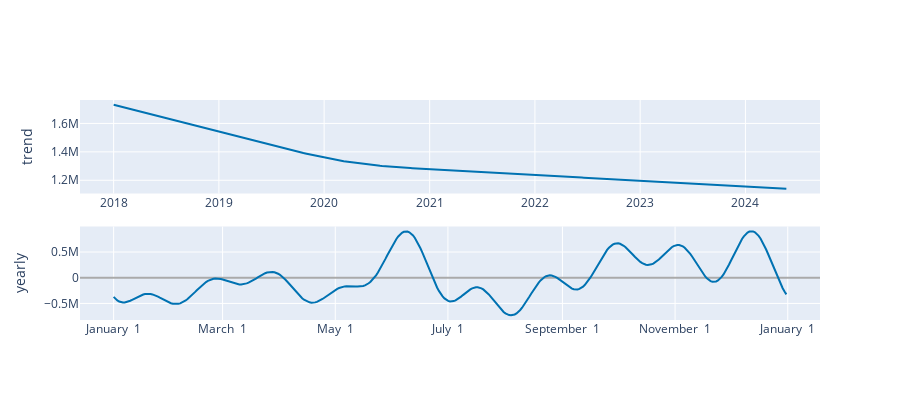

Notebook cell for this chart:
### Code cell
plot_components_plotly(model, forecast)

### Figure 1 — Plotly figure (JSON) as saved in the notebook; plotly's stock layout.template omitted (floating-point values rounded to 4 significant figures; data arrays with more than 128 entries replaced by an {"elided": "..."} marker saying what was removed)
{"data": [{"line": {"color": "#0072B2", "width": 2}, "mode": "lines", "name": "trend", "type": "scatter", "x": {"elided": "390 str values"}, "xaxis": "x", "y": {"elided": "390 float values"}, "yaxis": "y"}, {"line": {"color": "rgba(0, 114, 178, 0.2)", "width": 0}, "mode": "lines", "name": "trend_upper", "type": "scatter", "x": {"elided": "390 str values"}, "xaxis": "x", "y": {"elided": "390 float values"}, "yaxis": "y"}, {"fill": "tonexty", "fillcolor": "rgba(0, 114, 178, 0.2)", "line": {"color": "rgba(0, 114, 178, 0.2)", "width": 0}, "mode": "lines", "name": "trend_lower", "type": "scatter", "x": {"elided": "390 str values"}, "xaxis": "x", "y": {"elided": "390 float values"}, "yaxis": "y"}, {"line": {"color": "#0072B2", "width": 2}, "mode": "lines", "name": "yearly", "type": "scatter", "x": {"elided": "365 str values"}, "xaxis": "x2", "y": {"elided": "365 float values"}, "yaxis": "y2"}], "layout": {"height": 400, "showlegend": false, "width": 900, "xaxis": {"anchor": "y", "domain": [0, 1], "range": ["2017-09-06T08:24:00", "2024-09-15T15:36:00"], "type": "date"}, "xaxis2": {"anchor": "y2", "domain": [0, 1], "range": ["2016-12-13T18:54:02.958904115", "2018-01-18T11:04:57.863013581"], "tickformat": "%B %e", "type": "date"}, "yaxis": {"anchor": "x", "domain": [0.575, 1], "rangemode": "normal", "title": {"text": "trend"}, "zerolinecolor": "#AAA"}, "yaxis2": {"anchor": "x2", "domain": [0, 0.425], "title": {"text": "yearly"}, "zerolinecolor": "#AAA"}}}
